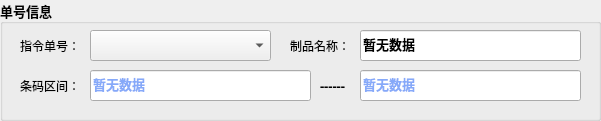
   <widget class="QGroupBox" name="groupBox">
    <property name="geometry">
     <rect>
      <x>50</x>
      <y>30</y>
      <width>601</width>
      <height>121</height>
     </rect>
    </property>
    <property name="font">
     <font>
      <family>微软雅黑</family>
      <pointsize>10</pointsize>
      <weight>75</weight>
      <bold>true</bold>
     </font>
    </property>
    <property name="title">
     <string>单号信息</string>
    </property>
    <widget class="QLabel" name="label">
     <property name="geometry">
      <rect>
       <x>20</x>
       <y>30</y>
       <width>91</width>
       <height>31</height>
      </rect>
     </property>
     <property name="font">
      <font>
       <family>微软雅黑</family>
       <pointsize>9</pointsize>
       <weight>50</weight>
       <bold>false</bold>
      </font>
     </property>
     <property name="text">
      <string>指令单号：</string>
     </property>
    </widget>
    <widget class="QLabel" name="label_2">
     <property name="geometry">
      <rect>
       <x>20</x>
       <y>70</y>
       <width>91</width>
       <height>31</height>
      </rect>
     </property>
     <property name="font">
      <font>
       <family>微软雅黑</family>
       <pointsize>9</pointsize>
       <weight>50</weight>
       <bold>false</bold>
      </font>
     </property>
     <property name="text">
      <string>条码区间：</string>
     </property>
    </widget>
    <widget class="QLabel" name="label_3">
     <property name="geometry">
      <rect>
       <x>290</x>
       <y>30</y>
       <width>91</width>
       <height>31</height>
      </rect>
     </property>
     <property name="font">
      <font>
       <family>微软雅黑</family>
       <pointsize>9</pointsize>
       <weight>50</weight>
       <bold>false</bold>
      </font>
     </property>
     <property name="text">
      <string>制品名称：</string>
     </property>
    </widget>
    <widget class="QComboBox" name="comboBox">
     <property name="geometry">
      <rect>
       <x>90</x>
       <y>30</y>
       <width>181</width>
       <height>31</height>
      </rect>
     </property>
     <property name="font">
      <font>
       <family>微软雅黑</family>
       <pointsize>10</pointsize>
       <weight>75</weight>
       <bold>true</bold>
      </font>
     </property>
    </widget>
    <widget class="QLineEdit" name="lineEdit_1">
     <property name="geometry">
      <rect>
       <x>360</x>
       <y>30</y>
       <width>221</width>
       <height>31</height>
      </rect>
     </property>
     <property name="font">
      <font>
       <family>微软雅黑</family>
       <pointsize>10</pointsize>
       <weight>75</weight>
       <bold>true</bold>
      </font>
     </property>
     <property name="text">
      <string>暂无数据</string>
     </property>
    </widget>
    <widget class="QLineEdit" name="lineEdit_2">
     <property name="geometry">
      <rect>
       <x>90</x>
       <y>70</y>
       <width>221</width>
       <height>31</height>
      </rect>
     </property>
     <property name="font">
      <font>
       <family>微软雅黑</family>
       <pointsize>10</pointsize>
       <weight>75</weight>
       <bold>true</bold>
      </font>
     </property>
     <property name="styleSheet">
      <string notr="true">color:#86a9f9</string>
     </property>
     <property name="text">
      <string>暂无数据</string>
     </property>
    </widget>
    <widget class="QLineEdit" name="lineEdit_3">
     <property name="geometry">
      <rect>
       <x>360</x>
       <y>70</y>
       <width>221</width>
       <height>31</height>
      </rect>
     </property>
     <property name="font">
      <font>
       <family>微软雅黑</family>
       <pointsize>10</pointsize>
       <weight>75</weight>
       <bold>true</bold>
      </font>
     </property>
     <property name="styleSheet">
      <string notr="true">color:#86a9f9</string>
     </property>
     <property name="text">
      <string>暂无数据</string>
     </property>
    </widget>
    <widget class="QLabel" name="label_4">
     <property name="geometry">
      <rect>
       <x>320</x>
       <y>70</y>
       <width>31</width>
       <height>31</height>
      </rect>
     </property>
     <property name="font">
      <font>
       <family>微软雅黑</family>
       <pointsize>10</pointsize>
       <weight>75</weight>
       <bold>true</bold>
      </font>
     </property>
     <property name="text">
      <string>------</string>
     </property>
    </widget>
   </widget>
